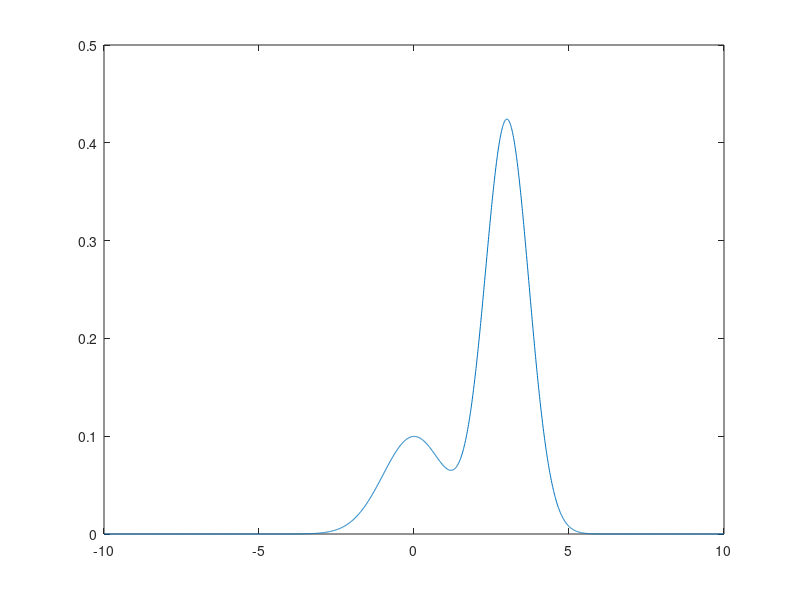

Write the MATLAB code that produced this figure.
p1=0.25;
p2=0.75;
u1=0;
u2=3;
var1=1;
var2=0.5;

x=-10:0.01:10;

g=@(x,mu,var) 1./sqrt(2*pi*var).*exp(-0.5.*(x-mu).^2./var);

f=p1.*g(x,u1,var1)+p2.*g(x,u2,var2);
plot(x,f);

print -dpng mixed_gaussian_pdf.png
